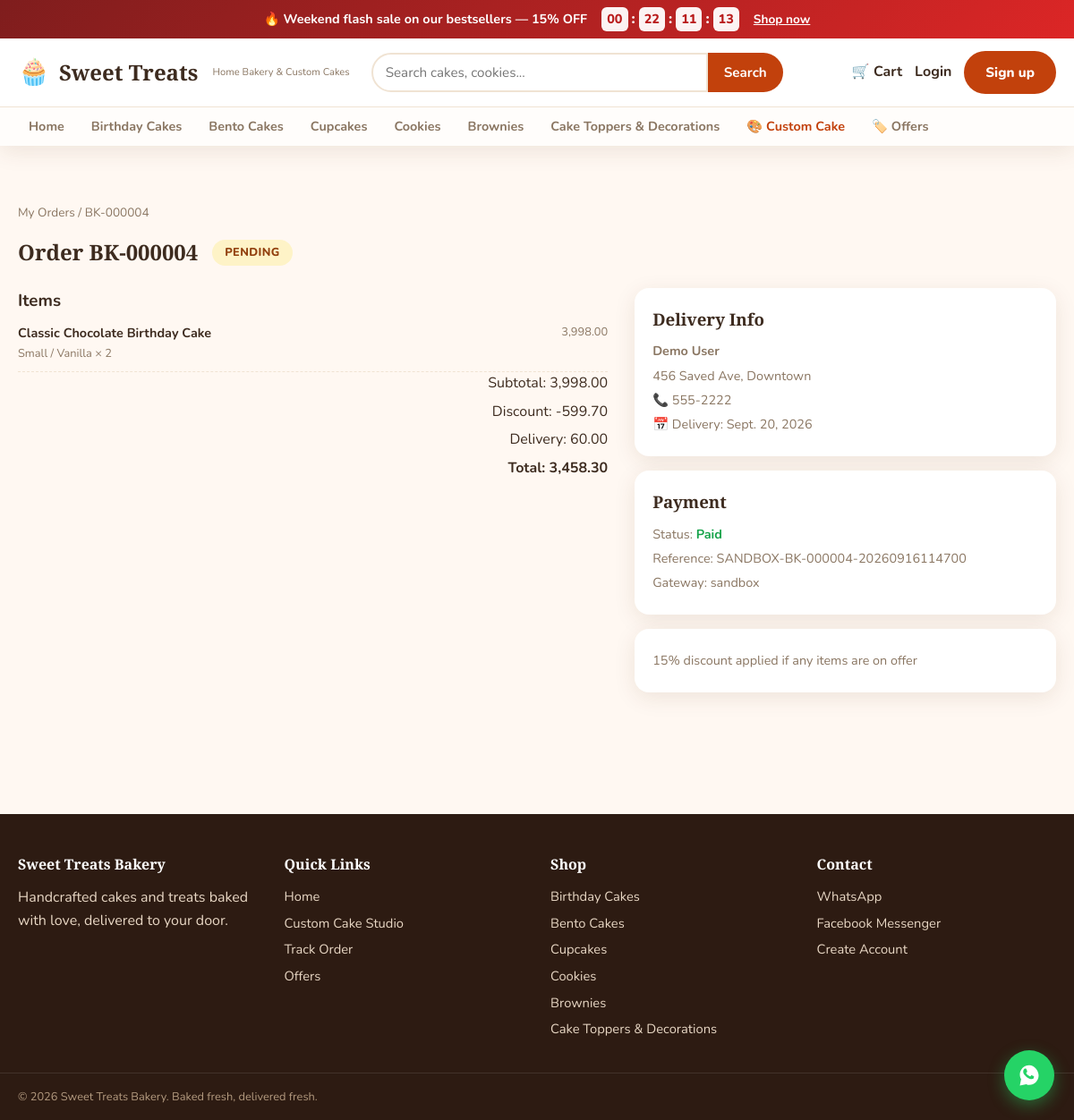
The app's page /order/BK-000004/ with its own data.
### offers/models.py (models this page shows, shortened)
class CountdownOffer(models.Model):
    name = models.CharField(max_length=150)
    slug = models.SlugField(unique=True, blank=True)
    discount_percent = models.PositiveIntegerField(
        default=10, help_text="Discount percentage applied to opted-in products"
    )
    banner_message = models.CharField(max_length=250, blank=True)
    starts_at = models.DateTimeField()
    ends_at = models.DateTimeField()
    products = models.ManyToManyField(Product, blank=True, related_name="offers")
    is_active = models.BooleanField(default=True)
    created = models.DateTimeField(auto_now_add=True)
    class Meta:
        ordering = ["-starts_at"]
    @property
    def is_running(self):
        now = timezone.now()
        return self.is_active and self.starts_at <= now <= self.ends_at
    def get_absolute_url(self):
        return reverse("offers:detail", kwargs={"slug": self.slug})

### shop/models.py (models this page shows, shortened)
class Category(models.Model):
    name = models.CharField(max_length=100)
    slug = models.SlugField(unique=True, blank=True)
    description = models.TextField(blank=True)
    image = models.ImageField(upload_to="categories/", blank=True, null=True)
    sort_order = models.PositiveIntegerField(default=0)
    is_active = models.BooleanField(default=True)
    class Meta:
        verbose_name_plural = "categories"
        ordering = ["sort_order", "name"]
    def get_absolute_url(self):
        return reverse("shop:category_detail", kwargs={"slug": self.slug})

### orders/models.py (models this page shows, shortened)
class Order(models.Model):
    class Status(models.TextChoices):
        PENDING = "pending", "Pending"
        CONFIRMED = "confirmed", "Confirmed"
        PREPARING = "preparing", "In Preparation"
        OUT_FOR_DELIVERY = "out_for_delivery", "Out For Delivery"
        DELIVERED = "delivered", "Delivered"
        CANCELLED = "cancelled", "Cancelled"
    class PaymentStatus(models.TextChoices):
        UNPAID = "unpaid", "Unpaid"
        PAID = "paid", "Paid"
        FAILED = "failed", "Failed"
        REFUNDED = "refunded", "Refunded"
    user = models.ForeignKey(
        settings.AUTH_USER_MODEL, on_delete=models.SET_NULL, null=True, blank=True, related_name="orders"
    )
    order_number = models.CharField(max_length=20, unique=True, editable=False)
    full_name = models.CharField(max_length=150)
    phone = models.CharField(max_length=20)
    email = models.EmailField(blank=True)
    address = models.TextField()
    city = models.CharField(max_length=100)
    notes = models.TextField(blank=True)
    grid_coords = models.CharField(max_length=100, blank=True, help_text="Optional map coordinates")
    delivery_area = models.ForeignKey(DeliveryArea, on_delete=models.SET_NULL, null=True, blank=True)
    delivery_fee = models.DecimalField(max_digits=8, decimal_places=2, default=Decimal("0"))
    delivery_date = models.DateField(null=True, blank=True, help_text="Requested delivery date (advance order)")
    delivery_time_slot = models.CharField(max_length=100, blank=True)
    subtotal = models.DecimalField(max_digits=10, decimal_places=2, default=Decimal("0"))
    discount = models.DecimalField(max_digits=10, decimal_places=2, default=Decimal("0"))
    total = models.DecimalField(max_digits=10, decimal_places=2, default=Decimal("0"))
    status = models.CharField(max_length=30, choices=Status.choices, default=Status.PENDING)
    payment_status = models.CharField(max_length=20, choices=PaymentStatus.choices, default=PaymentStatus.UNPAID)
    payment_reference = models.CharField(max_length=200, blank=True)
    payment_gateway = models.CharField(max_length=50, blank=True)
    is_custom_order = models.BooleanField(default=False, help_text="True for custom-designed cakes")
    custom_cake = models.JSONField(default=dict, blank=True, help_text="Custom design details")
    created = models.DateTimeField(auto_now_add=True)
    updated = models.DateTimeField(auto_now=True)
    class Meta:
        ordering = ["-created"]
    def get_items(self):
        return self.items.select_related("product")

class OrderItem(models.Model):
    order = models.ForeignKey(Order, on_delete=models.CASCADE, related_name="items")
    product = models.ForeignKey(Product, on_delete=models.SET_NULL, null=True, related_name="order_items")
    product_name = models.CharField(max_length=200)
    size = models.CharField(max_length=20, blank=True)
    flavor = models.CharField(max_length=50, blank=True)
    quantity = models.PositiveIntegerField(default=1)
    unit_price = models.DecimalField(max_digits=10, decimal_places=2)
    discount = models.DecimalField(max_digits=10, decimal_places=2, default=Decimal("0"))
    class Meta:
        verbose_name_plural = "order items"
    @property
    def line_total(self):
        return self.unit_price * self.quantity

### orders/views.py (the view)
# urls.py: path("order/<str:order_number>/", views.order_detail, name="detail"),
def order_detail(request, order_number):
    order = get_object_or_404(Order, order_number=order_number)
    if order.user and request.user.is_authenticated and order.user != request.user:
        messages.error(request, "You are not allowed to view that order.")
        return redirect("orders:list")
    context = {"order": order}
    return render(request, "orders/detail.html", context)

### accounts/context_processors.py (called while the page is built)
def site_settings(request):
    running_offer = CountdownOffer.objects.filter(is_active=True).order_by("-ends_at").first()
    running_offer = running_offer if running_offer and running_offer.is_running else None
    return {
        "whatsapp_number": settings.WHATSAPP_NUMBER,
        "messenger_url": settings.MESSENGER_PAGE_URL,
        "running_offer": running_offer,
    }

### cart/context_processors.py (called while the page is built)
def cart_count_processor(request):
    count = 0
    if request.user.is_authenticated:
        cart = Cart.objects.filter(user=request.user).first()
        if cart:
            count = cart.total_items
    elif request.session.session_key:
        key = request.session.session_key
        cart = Cart.objects.filter(session_key=key).first()
        if cart:
            count = cart.total_items
    return {"cart_count": count}

### shop/context_processors.py (called while the page is built)
def categories_processor(request):
    categories = Category.objects.filter(is_active=True).annotate(product_count=Count("products"))
    return {"nav_categories": categories}

### templates/orders/detail.html (shortened to what this page needs)
{% extends 'base.html' %}{% load humanize %}
{% block content %}
<section class="section order-detail">
  <nav class="breadcrumb"><a href="{% url 'orders:list' %}">My Orders</a> / <span>{{ order.order_number }}</span></nav>
  <div class="order-header">
    <h1>Order {{ order.order_number }}</h1>
    <span class="order-status status-{{ order.status }}">{{ order.get_status_display }}</span>
  </div>
  <div class="checkout-grid">
    <div>
      <h3>Items</h3>
      {% for item in order.get_items %}
      <div class="sidebar-item">
        <div>
          <strong>{{ item.product_name }}</strong>
          <span>
            {% if item.size %}{{ item.size|title }}{% endif %}
            {% if item.flavor %} / {{ item.flavor|title }}{% endif %}
            × {{ item.quantity }}
          </span>
        </div>
        <span>{{ item.line_total|intcomma }}</span>
      </div>
      {% endfor %}
      <div class="cart-totals">
        <div>Subtotal: {{ order.subtotal|intcomma }}</div>
        {% if order.discount %}<div>Discount: -{{ order.discount|intcomma }}</div>{% endif %}
        <div>Delivery: {{ order.delivery_fee|intcomma }}</div>
        <div><strong>Total: {{ order.total|intcomma }}</strong></div>
      </div>
    </div>
    <div>
      <div class="sidebar-card">
        <h3>Delivery Info</h3>
        <p><strong>{{ order.full_name }}</strong></p>
        <p>{{ order.address }}, {{ order.city }}</p>
        <p>📞 {{ order.phone }}</p>
        {% if order.delivery_date %}<p>📅 Delivery: {{ order.delivery_date }}</p>{% endif %}
      </div>
      <div class="sidebar-card">
        <h3>Payment</h3>
        <p>Status: <strong class="pay-status-{{ order.payment_status }}">{{ order.get_payment_status_display }}</strong></p>
        {% if order.payment_reference %}<p>Reference: {{ order.payment_reference }}</p>{% endif %}
        {% if order.payment_gateway %}<p>Gateway: {{ order.payment_gateway }}</p>{% endif %}
      </div>
      {% if running_offer %}
      <div class="sidebar-card offer-card-mini">
        <p>{{ running_offer.discount_percent }}% discount applied if any items are on offer</p>
      </div>
      {% endif %}
    </div>
  </div>
</section>
{% endblock %}

### templates/base.html (shortened to what this page needs)
{% load static %}
{% load humanize %}
<!DOCTYPE html>
<html lang="en">
<head>
  <link rel="stylesheet" href="{% static 'css/style.css' %}">
</head>
<body>
  {% if running_offer %}
  <div class="offer-banner" data-offer-end="{{ running_offer.ends_at|date:'c' }}">
    <div class="container offer-banner-inner">
      <span class="offer-banner-text">🔥 {{ running_offer.banner_message|default:running_offer.name }} — {{ running_offer.discount_percent }}% OFF</span>
      <div class="offer-countdown" id="offer-countdown">
        <span class="cd-box" data-unit="d">00</span><span class="cd-sep">:</span>
        <span class="cd-box" data-unit="h">00</span><span class="cd-sep">:</span>
        <span class="cd-box" data-unit="m">00</span><span class="cd-sep">:</span>
        <span class="cd-box" data-unit="s">00</span>
      </div>
      <a href="{{ running_offer.get_absolute_url }}" class="offer-banner-link">Shop now</a>
    </div>
  </div>
  {% endif %}
  <header class="site-header">
    <div class="container header-inner">
      <a href="{% url 'shop:home' %}" class="brand">
        <span class="brand-icon">🧁</span>
        <span class="brand-name">Sweet Treats</span>
        <span class="brand-tag">Home Bakery &amp; Custom Cakes</span>
      </a>
      <form action="{% url 'shop:search' %}" method="get" class="search-form">
        <input type="search" name="q" placeholder="Search cakes, cookies..." value="{{ query|default:'' }}">
        <button type="submit">Search</button>
      </form>
      <nav class="header-actions">
        <a href="{% url 'cart:detail' %}" class="action-link cart-link">
          <span class="cart-icon">🛒</span>
          Cart
        </a>
        {% if user.is_authenticated %}
        <div class="user-menu">
          <button class="action-link user-trigger">👤 {{ user.username }}</button>
          <div class="user-dropdown">
            <a href="{% url 'accounts:dashboard' %}">My Orders</a>
            <a href="{% url 'accounts:profile' %}">Profile</a>
            <a href="{% url 'orders:list' %}">Order History</a>
            <form method="post" action="{% url 'accounts:logout' %}">{% csrf_token %}<button type="submit">Logout</button></form>
          </div>
        </div>
        {% else %}
        <a href="{% url 'accounts:login' %}" class="action-link">Login</a>
        <a href="{% url 'accounts:register' %}" class="btn btn-primary">Sign up</a>
        {% endif %}
      </nav>
    </div>
    <nav class="category-nav">
      <div class="container">
        <a href="{% url 'shop:home' %}">Home</a>
        {% for cat in nav_categories %}
        <a href="{{ cat.get_absolute_url }}">{{ cat.name }}</a>
        {% endfor %}
        <a href="{% url 'orders:custom_cake' %}" class="nav-highlight">🎨 Custom Cake</a>
        <a href="{% url 'offers:list' %}">🏷️ Offers</a>
      </div>
    </nav>
  </header>
  <main class="main">
    <div class="container">
      {% block content %}{% endblock %}
    </div>
  </main>
  <footer class="site-footer">
    <div class="container footer-grid">
      <div>
        <h4>Sweet Treats Bakery</h4>
        <p>Handcrafted cakes and treats baked with love, delivered to your door.</p>
      </div>
      <div>
        <h4>Quick Links</h4>
        <a href="{% url 'shop:home' %}">Home</a>
        <a href="{% url 'orders:custom_cake' %}">Custom Cake Studio</a>
        <a href="{% url 'orders:list' %}">Track Order</a>
        <a href="{% url 'offers:list' %}">Offers</a>
      </div>
      <div>
        <h4>Shop</h4>
        {% for cat in nav_categories %}
        <a href="{{ cat.get_absolute_url }}">{{ cat.name }}</a>
        {% endfor %}
      </div>
      <div>
        <h4>Contact</h4>
        <a href="https://wa.me/{{ whatsapp_number|default:'1234567890' }}" target="_blank" rel="noopener">WhatsApp</a>
        <a href="{{ messenger_url|default:'#' }}">Facebook Messenger</a>
        <a href="{% url 'accounts:register' %}">Create Account</a>
      </div>
    </div>
    <div class="container footer-bottom">
      <p>&copy; {% now "Y" %} Sweet Treats Bakery. Baked fresh, delivered fresh.</p>
    </div>
  </footer>
  <a href="https://wa.me/{{ whatsapp_number|default:'1234567890' }}" target="_blank" rel="noopener" class="whatsapp-float" aria-label="Chat on WhatsApp">
  </a>
</body>
</html>

### records on screen
CountdownOffer: banner_message "Weekend flash sale on our bestsellers", discount_percent "15"
Category: name "Birthday Cakes"
Category: name "Bento Cakes"
Category: name "Cupcakes"
Category: name "Cookies"
Category: name "Brownies"
Category: name "Cake Toppers & Decorations"
Order: order_number "BK-000004", status "PENDING", subtotal "3,998.00", discount "599.70", delivery_fee "60.00", total "3,458.30", full_name "Demo User", address "456 Saved Ave", city "Downtown", phone "555-2222", delivery_date "Sept. 20, 2026", payment_status "Paid", payment_reference "SANDBOX-BK-000004-20260916114700", payment_gateway "sandbox"
OrderItem: product_name "Classic Chocolate Birthday Cake", size "Small", flavor "Vanilla", quantity "2", line_total "3,998.00"
